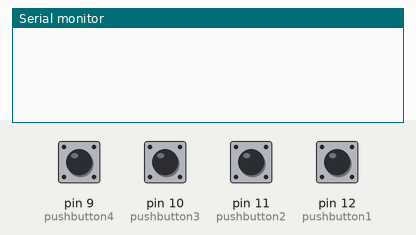
Simulated run of this sketch. Board: Arduino Uno, built with avr-gcc and run on an emulated ATmega328P. On the bench: the last lines printed to the serial monitor. The inputs (shaded band) are chosen by the test bench; at power-on: pin 9 (pushbutton4), pin 10 (pushbutton3), pin 11 (pushbutton2), pin 12 (pushbutton1) LOW.

Above: at 1.2 s.
1.3 s: pin 9 (pushbutton4) pulled HIGH for 0.15 s
At 2.5 s:
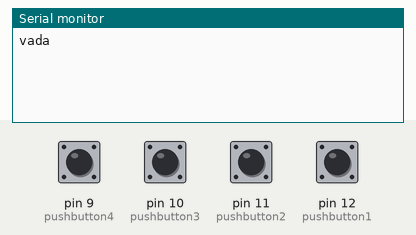
2.9 s: pin 10 (pushbutton3) pulled HIGH for 0.15 s
At 4.0 s:
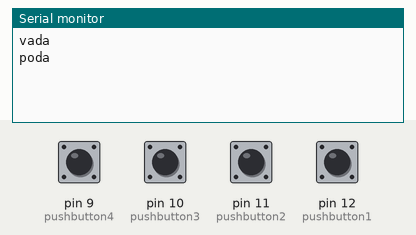
4.5 s: pin 11 (pushbutton2) pulled HIGH for 0.15 s
At 5.2 s:
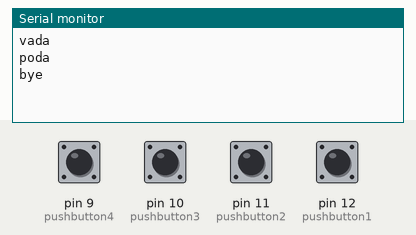
6.1 s: pin 12 (pushbutton1) pulled HIGH for 0.15 s
At 7.6 s:
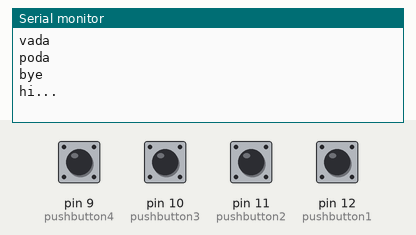

Measured:
- after the input at 1.3 s, the serial monitor: prints a new line at once (image 1)
- after the input at 2.9 s, the serial monitor: prints a new line at once (image 2)
- after the input at 4.5 s, the serial monitor: prints a new line at once (image 3)
- after the input at 6.1 s, the serial monitor: prints a new line at once (image 4)

The sketch:

urtcommucaion.ino
```cpp
int pushbutton1=12;
int pushbutton2=11;
int pushbutton3=10;
int pushbutton4=9;
int buttonstate1=0;
int buttonstate2=0;
int buttonstate3=0;
int buttonstate4=0;
void setup() {
  // put your setup code here, to run once:
  Serial.begin(9600);
  pinMode(pushbutton1,INPUT);
   pinMode(pushbutton2,INPUT);
    pinMode(pushbutton3,INPUT);
     pinMode(pushbutton4,INPUT);


}

void loop() {
  buttonstate1=digitalRead(pushbutton1);
  buttonstate2=digitalRead(pushbutton2);
  buttonstate3=digitalRead(pushbutton3);
  buttonstate4=digitalRead(pushbutton4);


  if(buttonstate1==HIGH)
  {
     Serial.println("hi...");
     buttonstate1=LOW;
     delay(500);
  }

  if(buttonstate2==HIGH)
  {
     Serial.println("bye");
     buttonstate2=LOW;
     delay(500);
  }

  if(buttonstate3==HIGH)
  {
     Serial.println("poda");
     buttonstate3=LOW;
     delay(500);
  }

if(buttonstate4==HIGH)
  {
     Serial.println("vada");
     buttonstate4=LOW;
     delay(500);
  }
}
```
